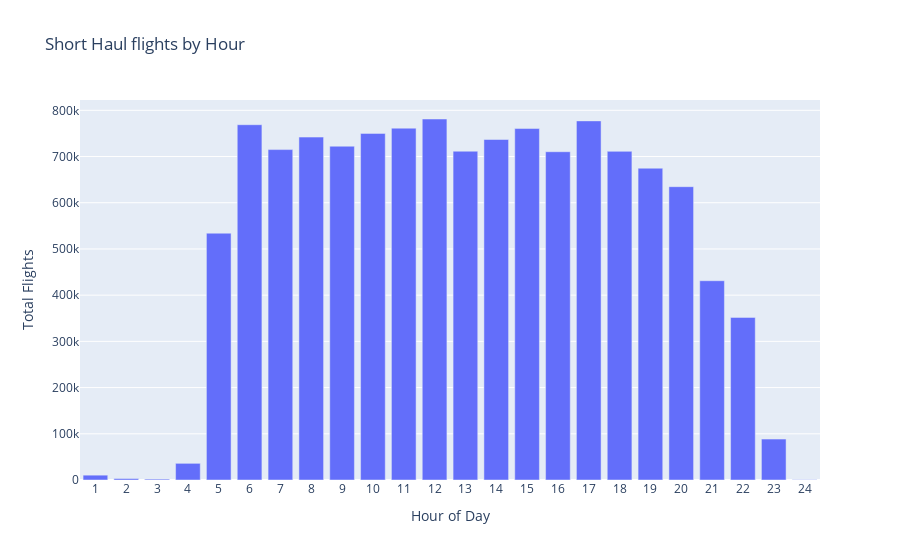

The notebook cell saved with this chart:
### Code cell
# create the data
data = go.Bar(name='Short Haul',x=df.index, y=df['short_haul']),


# create the layout
layout = go.Layout(
    title= 'Short Haul flights by Hour',
    xaxis=dict(
        title='Hour of Day',
        tickmode='linear'),
    yaxis=dict(title='Total Flights')
)

# create the figure
fig = go.Figure(data=data, layout=layout)
fig.show()

### Figure 1 — Plotly figure (JSON) as saved in the notebook; plotly's stock layout.template omitted (floating-point values rounded to 4 significant figures)
{"data": [{"name": "Short Haul", "type": "bar", "x": ["", "1", "10", "11", "12", "13", "14", "15", "16", "17", "18", "19", "2", "20", "21", "22", "23", "24", "3", "4", "5", "6", "7", "8", "9"], "y": [25743, 10482, 750036, 761368, 781183, 711480, 736794, 760527, 710371, 777099, 711188, 674690, 3130, 634735, 431234, 351880, 88558, 615, 1951, 36072, 534067, 768819, 715014, 742035, 722303]}], "layout": {"autosize": true, "title": {"text": "Short Haul flights by Hour"}, "xaxis": {"autorange": true, "range": [0.5, 24.5], "tickmode": "linear", "title": {"text": "Hour of Day"}, "type": "linear"}, "yaxis": {"autorange": true, "range": [0, 822300.0], "title": {"text": "Total Flights"}, "type": "linear"}}}
